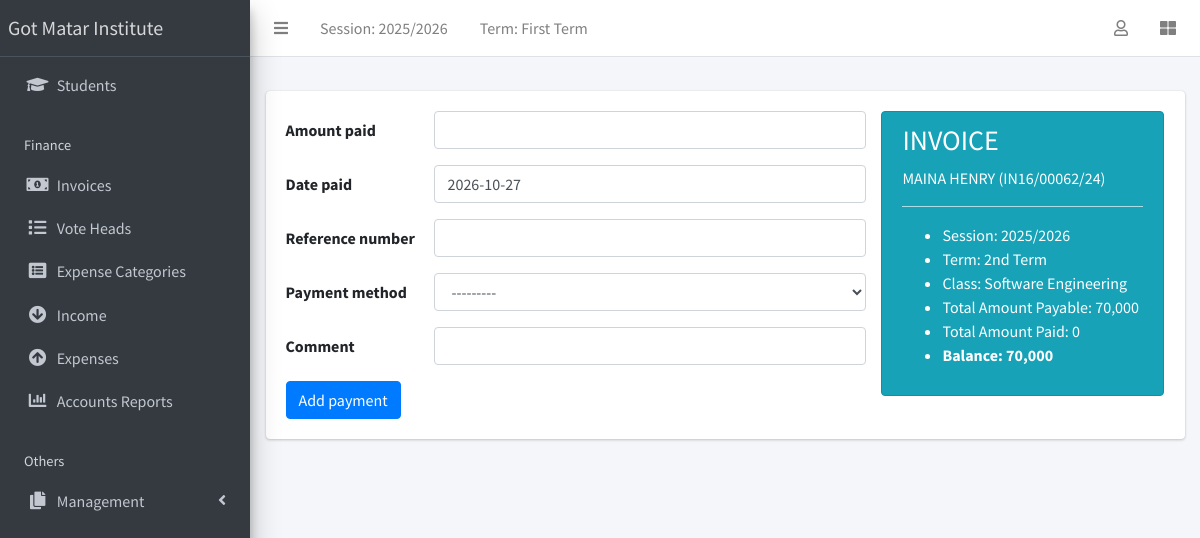
Page /finance/receipt/create?invoice=34 (signed in) on the committed database.
### apps/corecode/models.py (models this page shows)
class AcademicSession(models.Model):
    name = models.CharField(max_length=200, unique=True)
    current = models.BooleanField(default=True)
    class Meta:
        ordering = ["-name"]
    def __str__(self):
        return self.name

class AcademicTerm(models.Model):
    name = models.CharField(max_length=20, unique=True)
    current = models.BooleanField(default=True)
    class Meta:
        ordering = ["name"]
    def __str__(self):
        return self.name

class StudentClass(models.Model):
    name = models.CharField(max_length=200, unique=True)
    class Meta:
        verbose_name = "Class"
        verbose_name_plural = "Classes"
        ordering = ["name"]
    def __str__(self):
        return self.name

### apps/finance/models.py (models this page shows, shortened)
class Invoice(models.Model):
    student = models.ForeignKey(Student, on_delete=models.CASCADE)
    session = models.ForeignKey(AcademicSession, on_delete=models.CASCADE)
    term = models.ForeignKey(AcademicTerm, on_delete=models.CASCADE)
    class_for = models.ForeignKey(StudentClass, on_delete=models.CASCADE)
    balance_from_previous_term = models.IntegerField(default=0)
    status = models.CharField(
        max_length=20,
        choices=[("active", "Active"), ("closed", "Closed")],
        default="active",
    )
    class Meta:
        ordering = ["student", "term"]
    def __str__(self):
        return f"{self.student}"
    def balance(self):
        payable = Decimal(self.total_amount_payable())
        paid = Decimal(self.total_amount_paid())
        bal = payable - paid
        return bal if bal >= Decimal('0.00') else Decimal('0.00')
    def amount_payable(self):
        items = InvoiceItem.objects.filter(invoice=self)
        total = 0
        for item in items:
            total += item.amount
        return total
    def total_amount_payable(self):
        return self.balance_from_previous_term + self.amount_payable()
    def total_amount_paid(self):
        receipts = Receipt.objects.filter(invoice=self)
        amount = 0
        for receipt in receipts:
            amount += receipt.amount_paid
        return amount

### apps/students/models.py (models this page shows, shortened)
class Student(models.Model):
    STATUS_CHOICES = [("active", "Active"), ("inactive", "Inactive")]
    GENDER_CHOICES = [("male", "Male"), ("female", "Female")]
    current_status = models.CharField(
        max_length=10, choices=STATUS_CHOICES, default="active"
    )
    registration_number = models.CharField(max_length=200, unique=True)
    surname = models.CharField(max_length=200)
    firstname = models.CharField(max_length=200)
    other_name = models.CharField(max_length=200, blank=True)
    gender = models.CharField(max_length=10, choices=GENDER_CHOICES, default="male")
    date_of_birth = models.DateField(default=timezone.now)
    current_class = models.ForeignKey(
        StudentClass, on_delete=models.SET_NULL, blank=True, null=True
    )
    date_of_admission = models.DateField(default=timezone.now)
    mobile_num_regex = RegexValidator(
        regex="^[0-9]{10,15}$", message="Entered mobile number isn't in a right format!"
    )
    parent_mobile_number = models.CharField(
        validators=[mobile_num_regex], max_length=13, blank=True
    )
    address = models.TextField(blank=True)
    others = models.TextField(blank=True)
    passport = models.ImageField(blank=True, upload_to="students/passports/")
    class Meta:
        ordering = ["surname", "firstname", "other_name"]
    def __str__(self):
        return f"{self.surname} {self.firstname} {self.other_name} ({self.registration_number})"

### apps/finance/views.py (the view, shortened to what this page needs)
# urls.py: path("receipt/create", ReceiptCreateView.as_view(), name="receipt-create"),
class ReceiptCreateView(LoginRequiredMixin, CreateView):
    model = Receipt
    fields = ["amount_paid", "date_paid", "reference_number", "payment_method", "comment"]
    success_url = reverse_lazy("invoice-list")
    def get_context_data(self, **kwargs):
        context = super(ReceiptCreateView, self).get_context_data(**kwargs)
        invoice = Invoice.objects.get(pk=self.request.GET["invoice"])
        context["invoice"] = invoice
        return context

### apps/corecode/context_processors.py (called while the page is built)
def site_defaults(request):
    current_session = AcademicSession.objects.get(current=True)
    current_term = AcademicTerm.objects.get(current=True)
    vals = SiteConfig.objects.all()
    contexts = {
        "current_session": current_session.name,
        "current_term": current_term.name,
        "main_college_system_url": settings.MAIN_COLLEGE_SYSTEM_URL,
    }
    for val in vals:
        contexts[val.key] = val.value
    return contexts

### apps/finance/templates/finance/receipt_form.html (shortened to what this page needs)
{% extends 'base.html' %}
{% load humanize %}
{% block content %}
<div class="row">
  <div class="col-8">
    <form action="" method="POST">
      {% include 'corecode/form_snippet.html' %}
      <input type="submit" class="btn btn-primary" value="Add payment">
    </form>
  </div>
  <div class="col-4">
    <div class="alert alert-info" role="alert">
      <h3>INVOICE</h3>
      <p>{{invoice | upper}}</p>
      <hr>
      <ul>
        <li>Session: {{ invoice.session }}</li>
        <li>Term: {{ invoice.term }}</li>
        <li>Class: {{ invoice.class_for }}</li>
        <li>Total Amount Payable: {{invoice.total_amount_payable | intcomma }}
        </li>
        <li>Total Amount Paid: {{ invoice.total_amount_paid | intcomma }}</li>
        <li><strong>Balance: {{invoice.balance | intcomma }}</strong></li>
      </ul>
    </div>
  </div>
</div>
{% endblock content %}

### templates/base.html (shortened to what this page needs)
{% load static %}
<!DOCTYPE html>
<html lang="en">
<head>
  <link rel="stylesheet" href="{% static 'plugins/fontawesome-free/css/all.min.css' %}">
  <link rel="stylesheet" href="{% static 'plugins/toastr/toastr.min.css' %}">
  <link rel="stylesheet"
    href="{% static 'plugins/overlayScrollbars/css/OverlayScrollbars.min.css' %}">
  <link rel="stylesheet" href="{% static 'plugins/Datatables/datatables.min.css' %}" />
  <link rel="stylesheet" href="{% static 'dist/css/adminlte.min.css' %}">
</head>
<body
  class="hold-transition sidebar-mini layout-fixed layout-navbar-fixed layout-footer-fixed">
  <div class="wrapper">
    <nav class="main-header navbar navbar-expand navbar-white navbar-light">
      <ul class="navbar-nav">
        <li class="nav-item">
          <a class="nav-link" data-widget="pushmenu" href="#" role="button"><i
              class="fas fa-bars"></i></a>
        </li>
        <li class="nav-item d-none d-sm-inline-block">
          <a href="{% url 'current-session' %}" class="nav-link">Session: {{ current_session }}</a>
        </li>
        <li class="nav-item d-none d-sm-inline-block">
          <a href="{% url 'current-session' %}" class="nav-link">Term: {{ current_term }}</a>
        </li>
      </ul>
      <ul class="navbar-nav ml-auto">
        <li class="nav-item dropdown">
          <a class="nav-link" data-toggle="dropdown" href="#">
            <i class="far fa-user"></i>
          </a>
        </li>
        <li class="nav-item">
          <a class="nav-link" data-widget="control-sidebar" data-slide="true"
            href="#" role="button"><i class="fas fa-th-large"></i></a>
        </li>
      </ul>
    </nav>
    <aside class="main-sidebar sidebar-dark-primary elevation-4">
      <a href="{% if main_college_system_url %}{{ main_college_system_url }}{% else %}{% url 'home' %}{% endif %}" class="brand-link">Got Matar Institute</a>
      <div class="sidebar">
        <nav class="mt-2">
          <ul class="nav nav-pills nav-sidebar flex-column"
            data-widget="treeview" role="menu" data-accordion="false">
            <li class="nav-item">
              <a href="{% url 'student-list' %}" class="nav-link">
                <i class="nav-icon fas fa-graduation-cap"></i>
                <p>
                  Students
                </p>
              </a>
            </li>
            <li class="nav-header">Finance</li>
            <li class="nav-item">
              <a href="{% url 'invoice-list' %}" class="nav-link">
                <i class="nav-icon fas fa-money-bill-alt"></i>
                <p>
                  Invoices
                </p>
              </a>
            </li>
            <li class="nav-item">
              <a href="{% url 'votehead-list' %}" class="nav-link">
                <i class="nav-icon fas fa-list"></i>
                <p>Vote Heads</p>
              </a>
            </li>
            <li class="nav-item">
              <a href="{% url 'expensecategory-list' %}" class="nav-link">
                <i class="nav-icon fas fa-list-alt"></i>
                <p>Expense Categories</p>
              </a>
            </li>
            <li class="nav-item">
              <a href="{% url 'income-list' %}" class="nav-link">
                <i class="nav-icon fas fa-arrow-circle-down"></i>
                <p>Income</p>
              </a>
            </li>
            <li class="nav-item">
              <a href="{% url 'expense-list' %}" class="nav-link">
                <i class="nav-icon fas fa-arrow-circle-up"></i>
                <p>Expenses</p>
              </a>
            </li>
            <li class="nav-item">
              <a href="{% url 'summary-report' %}" class="nav-link">
                <i class="nav-icon fas fa-chart-bar"></i>
                <p>Accounts Reports</p>
              </a>
            </li>
            <li class="nav-header">Others</li>
            <li class="nav-item has-treeview">
              <a href="#" class="nav-link">
                <i class="nav-icon fas fa-copy"></i>
                <p>
                  Management
                  <i class="fas fa-angle-left right"></i>
                </p>
              </a>
            </li>
          </ul>
        </nav>
      </div>
    </aside>
    <div class="content-wrapper">
      <section class="content-header">
      </section>
      <section class="content">
        <div class="container-fluid">
          <div class="row">
            <div class="col-md-12">
              {% block fullcard %}
              <div class="card">
                <div class="card-body">
                  <div class="row">
                    <div class="col">
                      {% block content %}
                      {% endblock content %}
                    </div>
                  </div>
                </div>
              </div>
              {% endblock fullcard %}
            </div>
          </div>
        </div>
      </section>
    </div>
  </div>
</body>
</html>

### rows in the picture
AcademicSession: name "2025/2026"
AcademicTerm: name "First Term"
Invoice: student.registration_number "MAINA HENRY (IN16/00062/24)", session "2025/2026", term "2nd Term", class_for "Software Engineering", total_amount_payable "70,000", total_amount_paid "0", balance "70,000"

### other values in the picture
{{ field.label }} "Amount paid" "Date paid" "Reference number" "Payment method" "Comment"
